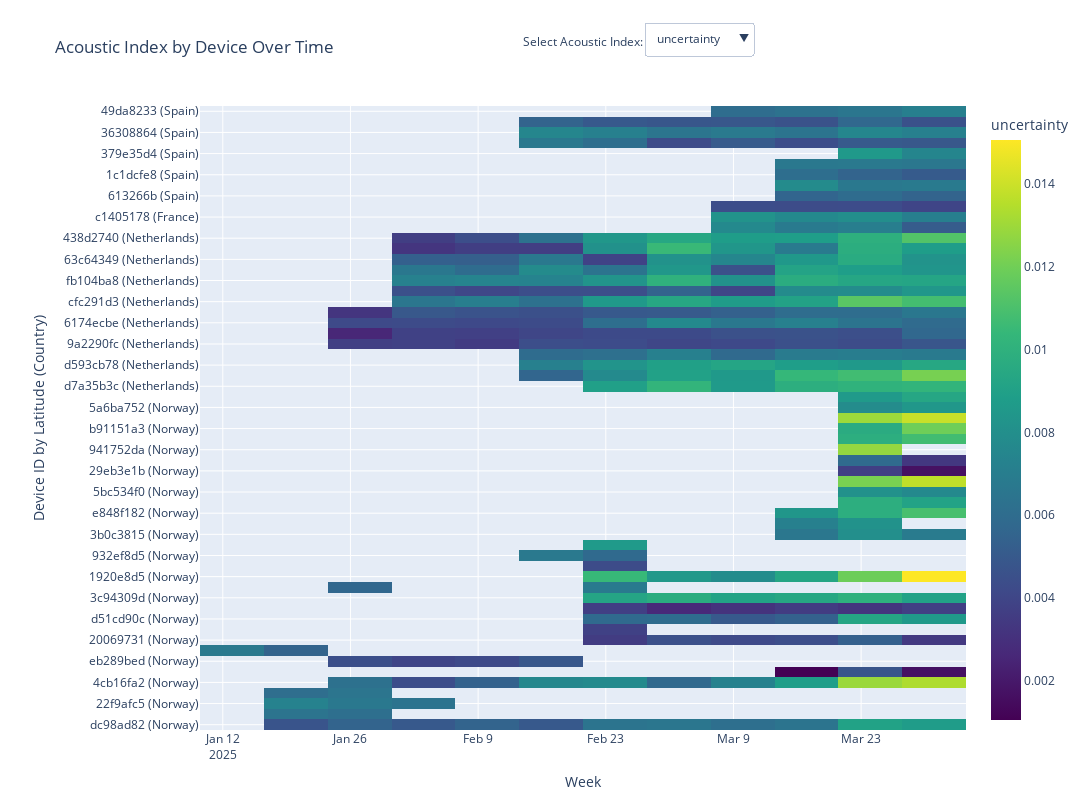

Notebook code cell kept with this figure:
### Code cell
import plotly.graph_objects as go

fig = go.Figure()

# Add a heatmap trace for each acoustic index
acoustic_indices = ['uncertainty', 'ACI', 'ADI', 'BI', 'Hf', 'NDSI', 'EVNspCount']

for i, index in enumerate(acoustic_indices):
    # Create pivot table but keep the ordering by latitude
    pivot_data = agg_df.pivot_table(
        values=index,
        index='device_id',
        columns='week',
        aggfunc='mean'
    )
    
    # Reorder the pivot table rows according to latitude
    pivot_data = pivot_data.reindex(device_labels['device_id'])
    
    # Set visibility
    visible = True if i == 0 else False
    
    # Add trace with ordered labels
    fig.add_trace(
        go.Heatmap(
            z=pivot_data.values,
            x=pivot_data.columns,
            y=device_labels['device_label'],  # Use the labels with country
            colorscale='Viridis',
            visible=visible,
            colorbar=dict(title=index),
            hovertemplate="Device: %{y}<br>Week: %{x}<br>Value: %{z}<extra></extra>"
        )
    )

# Create buttons for dropdown menu
buttons = []
for i, index in enumerate(acoustic_indices):
    button = dict(
        method="update",
        label=index,
        args=[
            {"visible": [j == i for j in range(len(acoustic_indices))]},
            {"title": f"{index} by Device Over Time"}
        ]
    )
    buttons.append(button)

# Add dropdown menu
fig.update_layout(
    updatemenus=[
        dict(
            active=0,
            buttons=buttons,
            direction="down",
            pad={"r": 10, "t": 10},
            showactive=True,
            x=0.58,
            xanchor="left",
            y=1.15,
            yanchor="top"
        )
    ],
    title="Acoustic Index by Device Over Time",
    height=800,
    width=1200,
    xaxis_title="Week",
    yaxis_title="Device ID by Latitude (Country)",
    margin=dict(l=200, r=20, t=100, b=70),  # Increased left margin for longer labels
)

# Add a label for the dropdown
fig.add_annotation(
    text="Select Acoustic Index:",
    x=0.5,
    y=1.12,
    xref="paper",
    yref="paper",
    showarrow=False
)

# Show figure
fig.show()

### Figure 1 — Plotly figure (JSON) as saved in the notebook; plotly's stock layout.template omitted (floating-point values rounded to 4 significant figures; data arrays with more than 128 entries replaced by an {"elided": "..."} marker saying what was removed)
{"data": [{"colorbar": {"title": {"text": "uncertainty"}}, "colorscale": [[0, "#440154"], [0.1111, "#482878"], [0.2222, "#3e4989"], [0.3333, "#31688e"], [0.4444, "#26828e"], [0.5556, "#1f9e89"], [0.6667, "#35b779"], [0.7778, "#6ece58"], [0.8889, "#b5de2b"], [1, "#fde725"]], "hovertemplate": "Device: %{y}<br>Week: %{x}<br>Value: %{z}<extra></extra>", "type": "heatmap", "visible": true, "x": ["2025-01-13", "2025-01-20", "2025-01-27", "2025-02-03", "2025-02-10", "2025-02-17", "2025-02-24", "2025-03-03", "2025-03-10", "2025-03-17", "2025-03-24", "2025-03-31"], "y": ["dc98ad82 (Norway)", "1b36a79e (Norway)", "22f9afc5 (Norway)", "8ac55f2f (Norway)", "4cb16fa2 (Norway)", "c27ff1cf (Norway)", "eb289bed (Norway)", "889bef22 (Norway)", "20069731 (Norway)", "2b0e29ef (Norway)", "d51cd90c (Norway)", "94dc95d8 (Norway)", "3c94309d (Norway)", "6a306e76 (Norway)", "1920e8d5 (Norway)", "3e481576 (Norway)", "932ef8d5 (Norway)", "11d0c4a2 (Norway)", "3b0c3815 (Norway)", "93be5da2 (Norway)", "e848f182 (Norway)", "d642707c (Norway)", "5bc534f0 (Norway)", "c7289269 (Norway)", "29eb3e1b (Norway)", "3e07ce56 (Norway)", "941752da (Norway)", "cdfb50bf (Norway)", "b91151a3 (Norway)", "d88bc03a (Norway)", "5a6ba752 (Norway)", "7e4b3d4f (Norway)", "d7a35b3c (Netherlands)", "f0dc521c (Netherlands)", "d593cb78 (Netherlands)", "498873b2 (Netherlands)", "9a2290fc (Netherlands)", "de594337 (Netherlands)", "6174ecbe (Netherlands)", "8f06b854 (Netherlands)", "cfc291d3 (Netherlands)", "3b425ce9 (Netherlands)", "fb104ba8 (Netherlands)", "44e6e23b (Netherlands)", "63c64349 (Netherlands)", "30d19c18 (Netherlands)", "438d2740 (Netherlands)", "688a86aa (France)", "c1405178 (France)", "6b3c38e6 (France)", "613266b (Spain)", "2d00da80 (Spain)", "1c1dcfe8 (Spain)", "55dc62ae (Spain)", "379e35d4 (Spain)", "b5812468 (Spain)", "36308864 (Spain)", "8e7fead8 (Spain)", "49da8233 (Spain)"], "z": {"elided": "59x12 float values"}}, {"colorbar": {"title": {"text": "ACI"}}, "colorscale": [[0, "#440154"], [0.1111, "#482878"], [0.2222, "#3e4989"], [0.3333, "#31688e"], [0.4444, "#26828e"], [0.5556, "#1f9e89"], [0.6667, "#35b779"], [0.7778, "#6ece58"], [0.8889, "#b5de2b"], [1, "#fde725"]], "hovertemplate": "Device: %{y}<br>Week: %{x}<br>Value: %{z}<extra></extra>", "type": "heatmap", "visible": false, "x": ["2025-01-13", "2025-01-20", "2025-01-27", "2025-02-03", "2025-02-10", "2025-02-17", "2025-02-24", "2025-03-03", "2025-03-10", "2025-03-17", "2025-03-24", "2025-03-31"], "y": ["dc98ad82 (Norway)", "1b36a79e (Norway)", "22f9afc5 (Norway)", "8ac55f2f (Norway)", "4cb16fa2 (Norway)", "c27ff1cf (Norway)", "eb289bed (Norway)", "889bef22 (Norway)", "20069731 (Norway)", "2b0e29ef (Norway)", "d51cd90c (Norway)", "94dc95d8 (Norway)", "3c94309d (Norway)", "6a306e76 (Norway)", "1920e8d5 (Norway)", "3e481576 (Norway)", "932ef8d5 (Norway)", "11d0c4a2 (Norway)", "3b0c3815 (Norway)", "93be5da2 (Norway)", "e848f182 (Norway)", "d642707c (Norway)", "5bc534f0 (Norway)", "c7289269 (Norway)", "29eb3e1b (Norway)", "3e07ce56 (Norway)", "941752da (Norway)", "cdfb50bf (Norway)", "b91151a3 (Norway)", "d88bc03a (Norway)", "5a6ba752 (Norway)", "7e4b3d4f (Norway)", "d7a35b3c (Netherlands)", "f0dc521c (Netherlands)", "d593cb78 (Netherlands)", "498873b2 (Netherlands)", "9a2290fc (Netherlands)", "de594337 (Netherlands)", "6174ecbe (Netherlands)", "8f06b854 (Netherlands)", "cfc291d3 (Netherlands)", "3b425ce9 (Netherlands)", "fb104ba8 (Netherlands)", "44e6e23b (Netherlands)", "63c64349 (Netherlands)", "30d19c18 (Netherlands)", "438d2740 (Netherlands)", "688a86aa (France)", "c1405178 (France)", "6b3c38e6 (France)", "613266b (Spain)", "2d00da80 (Spain)", "1c1dcfe8 (Spain)", "55dc62ae (Spain)", "379e35d4 (Spain)", "b5812468 (Spain)", "36308864 (Spain)", "8e7fead8 (Spain)", "49da8233 (Spain)"], "z": {"elided": "59x12 float values"}}, {"colorbar": {"title": {"text": "ADI"}}, "colorscale": [[0, "#440154"], [0.1111, "#482878"], [0.2222, "#3e4989"], [0.3333, "#31688e"], [0.4444, "#26828e"], [0.5556, "#1f9e89"], [0.6667, "#35b779"], [0.7778, "#6ece58"], [0.8889, "#b5de2b"], [1, "#fde725"]], "hovertemplate": "Device: %{y}<br>Week: %{x}<br>Value: %{z}<extra></extra>", "type": "heatmap", "visible": false, "x": ["2025-01-13", "2025-01-20", "2025-01-27", "2025-02-03", "2025-02-10", "2025-02-17", "2025-02-24", "2025-03-03", "2025-03-10", "2025-03-17", "2025-03-24", "2025-03-31"], "y": ["dc98ad82 (Norway)", "1b36a79e (Norway)", "22f9afc5 (Norway)", "8ac55f2f (Norway)", "4cb16fa2 (Norway)", "c27ff1cf (Norway)", "eb289bed (Norway)", "889bef22 (Norway)", "20069731 (Norway)", "2b0e29ef (Norway)", "d51cd90c (Norway)", "94dc95d8 (Norway)", "3c94309d (Norway)", "6a306e76 (Norway)", "1920e8d5 (Norway)", "3e481576 (Norway)", "932ef8d5 (Norway)", "11d0c4a2 (Norway)", "3b0c3815 (Norway)", "93be5da2 (Norway)", "e848f182 (Norway)", "d642707c (Norway)", "5bc534f0 (Norway)", "c7289269 (Norway)", "29eb3e1b (Norway)", "3e07ce56 (Norway)", "941752da (Norway)", "cdfb50bf (Norway)", "b91151a3 (Norway)", "d88bc03a (Norway)", "5a6ba752 (Norway)", "7e4b3d4f (Norway)", "d7a35b3c (Netherlands)", "f0dc521c (Netherlands)", "d593cb78 (Netherlands)", "498873b2 (Netherlands)", "9a2290fc (Netherlands)", "de594337 (Netherlands)", "6174ecbe (Netherlands)", "8f06b854 (Netherlands)", "cfc291d3 (Netherlands)", "3b425ce9 (Netherlands)", "fb104ba8 (Netherlands)", "44e6e23b (Netherlands)", "63c64349 (Netherlands)", "30d19c18 (Netherlands)", "438d2740 (Netherlands)", "688a86aa (France)", "c1405178 (France)", "6b3c38e6 (France)", "613266b (Spain)", "2d00da80 (Spain)", "1c1dcfe8 (Spain)", "55dc62ae (Spain)", "379e35d4 (Spain)", "b5812468 (Spain)", "36308864 (Spain)", "8e7fead8 (Spain)", "49da8233 (Spain)"], "z": {"elided": "59x12 float values"}}, {"colorbar": {"title": {"text": "BI"}}, "colorscale": [[0, "#440154"], [0.1111, "#482878"], [0.2222, "#3e4989"], [0.3333, "#31688e"], [0.4444, "#26828e"], [0.5556, "#1f9e89"], [0.6667, "#35b779"], [0.7778, "#6ece58"], [0.8889, "#b5de2b"], [1, "#fde725"]], "hovertemplate": "Device: %{y}<br>Week: %{x}<br>Value: %{z}<extra></extra>", "type": "heatmap", "visible": false, "x": ["2025-01-13", "2025-01-20", "2025-01-27", "2025-02-03", "2025-02-10", "2025-02-17", "2025-02-24", "2025-03-03", "2025-03-10", "2025-03-17", "2025-03-24", "2025-03-31"], "y": ["dc98ad82 (Norway)", "1b36a79e (Norway)", "22f9afc5 (Norway)", "8ac55f2f (Norway)", "4cb16fa2 (Norway)", "c27ff1cf (Norway)", "eb289bed (Norway)", "889bef22 (Norway)", "20069731 (Norway)", "2b0e29ef (Norway)", "d51cd90c (Norway)", "94dc95d8 (Norway)", "3c94309d (Norway)", "6a306e76 (Norway)", "1920e8d5 (Norway)", "3e481576 (Norway)", "932ef8d5 (Norway)", "11d0c4a2 (Norway)", "3b0c3815 (Norway)", "93be5da2 (Norway)", "e848f182 (Norway)", "d642707c (Norway)", "5bc534f0 (Norway)", "c7289269 (Norway)", "29eb3e1b (Norway)", "3e07ce56 (Norway)", "941752da (Norway)", "cdfb50bf (Norway)", "b91151a3 (Norway)", "d88bc03a (Norway)", "5a6ba752 (Norway)", "7e4b3d4f (Norway)", "d7a35b3c (Netherlands)", "f0dc521c (Netherlands)", "d593cb78 (Netherlands)", "498873b2 (Netherlands)", "9a2290fc (Netherlands)", "de594337 (Netherlands)", "6174ecbe (Netherlands)", "8f06b854 (Netherlands)", "cfc291d3 (Netherlands)", "3b425ce9 (Netherlands)", "fb104ba8 (Netherlands)", "44e6e23b (Netherlands)", "63c64349 (Netherlands)", "30d19c18 (Netherlands)", "438d2740 (Netherlands)", "688a86aa (France)", "c1405178 (France)", "6b3c38e6 (France)", "613266b (Spain)", "2d00da80 (Spain)", "1c1dcfe8 (Spain)", "55dc62ae (Spain)", "379e35d4 (Spain)", "b5812468 (Spain)", "36308864 (Spain)", "8e7fead8 (Spain)", "49da8233 (Spain)"], "z": {"elided": "59x12 float values"}}, {"colorbar": {"title": {"text": "Hf"}}, "colorscale": [[0, "#440154"], [0.1111, "#482878"], [0.2222, "#3e4989"], [0.3333, "#31688e"], [0.4444, "#26828e"], [0.5556, "#1f9e89"], [0.6667, "#35b779"], [0.7778, "#6ece58"], [0.8889, "#b5de2b"], [1, "#fde725"]], "hovertemplate": "Device: %{y}<br>Week: %{x}<br>Value: %{z}<extra></extra>", "type": "heatmap", "visible": false, "x": ["2025-01-13", "2025-01-20", "2025-01-27", "2025-02-03", "2025-02-10", "2025-02-17", "2025-02-24", "2025-03-03", "2025-03-10", "2025-03-17", "2025-03-24", "2025-03-31"], "y": ["dc98ad82 (Norway)", "1b36a79e (Norway)", "22f9afc5 (Norway)", "8ac55f2f (Norway)", "4cb16fa2 (Norway)", "c27ff1cf (Norway)", "eb289bed (Norway)", "889bef22 (Norway)", "20069731 (Norway)", "2b0e29ef (Norway)", "d51cd90c (Norway)", "94dc95d8 (Norway)", "3c94309d (Norway)", "6a306e76 (Norway)", "1920e8d5 (Norway)", "3e481576 (Norway)", "932ef8d5 (Norway)", "11d0c4a2 (Norway)", "3b0c3815 (Norway)", "93be5da2 (Norway)", "e848f182 (Norway)", "d642707c (Norway)", "5bc534f0 (Norway)", "c7289269 (Norway)", "29eb3e1b (Norway)", "3e07ce56 (Norway)", "941752da (Norway)", "cdfb50bf (Norway)", "b91151a3 (Norway)", "d88bc03a (Norway)", "5a6ba752 (Norway)", "7e4b3d4f (Norway)", "d7a35b3c (Netherlands)", "f0dc521c (Netherlands)", "d593cb78 (Netherlands)", "498873b2 (Netherlands)", "9a2290fc (Netherlands)", "de594337 (Netherlands)", "6174ecbe (Netherlands)", "8f06b854 (Netherlands)", "cfc291d3 (Netherlands)", "3b425ce9 (Netherlands)", "fb104ba8 (Netherlands)", "44e6e23b (Netherlands)", "63c64349 (Netherlands)", "30d19c18 (Netherlands)", "438d2740 (Netherlands)", "688a86aa (France)", "c1405178 (France)", "6b3c38e6 (France)", "613266b (Spain)", "2d00da80 (Spain)", "1c1dcfe8 (Spain)", "55dc62ae (Spain)", "379e35d4 (Spain)", "b5812468 (Spain)", "36308864 (Spain)", "8e7fead8 (Spain)", "49da8233 (Spain)"], "z": {"elided": "59x12 float values"}}, {"colorbar": {"title": {"text": "NDSI"}}, "colorscale": [[0, "#440154"], [0.1111, "#482878"], [0.2222, "#3e4989"], [0.3333, "#31688e"], [0.4444, "#26828e"], [0.5556, "#1f9e89"], [0.6667, "#35b779"], [0.7778, "#6ece58"], [0.8889, "#b5de2b"], [1, "#fde725"]], "hovertemplate": "Device: %{y}<br>Week: %{x}<br>Value: %{z}<extra></extra>", "type": "heatmap", "visible": false, "x": ["2025-01-13", "2025-01-20", "2025-01-27", "2025-02-03", "2025-02-10", "2025-02-17", "2025-02-24", "2025-03-03", "2025-03-10", "2025-03-17", "2025-03-24", "2025-03-31"], "y": ["dc98ad82 (Norway)", "1b36a79e (Norway)", "22f9afc5 (Norway)", "8ac55f2f (Norway)", "4cb16fa2 (Norway)", "c27ff1cf (Norway)", "eb289bed (Norway)", "889bef22 (Norway)", "20069731 (Norway)", "2b0e29ef (Norway)", "d51cd90c (Norway)", "94dc95d8 (Norway)", "3c94309d (Norway)", "6a306e76 (Norway)", "1920e8d5 (Norway)", "3e481576 (Norway)", "932ef8d5 (Norway)", "11d0c4a2 (Norway)", "3b0c3815 (Norway)", "93be5da2 (Norway)", "e848f182 (Norway)", "d642707c (Norway)", "5bc534f0 (Norway)", "c7289269 (Norway)", "29eb3e1b (Norway)", "3e07ce56 (Norway)", "941752da (Norway)", "cdfb50bf (Norway)", "b91151a3 (Norway)", "d88bc03a (Norway)", "5a6ba752 (Norway)", "7e4b3d4f (Norway)", "d7a35b3c (Netherlands)", "f0dc521c (Netherlands)", "d593cb78 (Netherlands)", "498873b2 (Netherlands)", "9a2290fc (Netherlands)", "de594337 (Netherlands)", "6174ecbe (Netherlands)", "8f06b854 (Netherlands)", "cfc291d3 (Netherlands)", "3b425ce9 (Netherlands)", "fb104ba8 (Netherlands)", "44e6e23b (Netherlands)", "63c64349 (Netherlands)", "30d19c18 (Netherlands)", "438d2740 (Netherlands)", "688a86aa (France)", "c1405178 (France)", "6b3c38e6 (France)", "613266b (Spain)", "2d00da80 (Spain)", "1c1dcfe8 (Spain)", "55dc62ae (Spain)", "379e35d4 (Spain)", "b5812468 (Spain)", "36308864 (Spain)", "8e7fead8 (Spain)", "49da8233 (Spain)"], "z": {"elided": "59x12 float values"}}, {"colorbar": {"title": {"text": "EVNspCount"}}, "colorscale": [[0, "#440154"], [0.1111, "#482878"], [0.2222, "#3e4989"], [0.3333, "#31688e"], [0.4444, "#26828e"], [0.5556, "#1f9e89"], [0.6667, "#35b779"], [0.7778, "#6ece58"], [0.8889, "#b5de2b"], [1, "#fde725"]], "hovertemplate": "Device: %{y}<br>Week: %{x}<br>Value: %{z}<extra></extra>", "type": "heatmap", "visible": false, "x": ["2025-01-13", "2025-01-20", "2025-01-27", "2025-02-03", "2025-02-10", "2025-02-17", "2025-02-24", "2025-03-03", "2025-03-10", "2025-03-17", "2025-03-24", "2025-03-31"], "y": ["dc98ad82 (Norway)", "1b36a79e (Norway)", "22f9afc5 (Norway)", "8ac55f2f (Norway)", "4cb16fa2 (Norway)", "c27ff1cf (Norway)", "eb289bed (Norway)", "889bef22 (Norway)", "20069731 (Norway)", "2b0e29ef (Norway)", "d51cd90c (Norway)", "94dc95d8 (Norway)", "3c94309d (Norway)", "6a306e76 (Norway)", "1920e8d5 (Norway)", "3e481576 (Norway)", "932ef8d5 (Norway)", "11d0c4a2 (Norway)", "3b0c3815 (Norway)", "93be5da2 (Norway)", "e848f182 (Norway)", "d642707c (Norway)", "5bc534f0 (Norway)", "c7289269 (Norway)", "29eb3e1b (Norway)", "3e07ce56 (Norway)", "941752da (Norway)", "cdfb50bf (Norway)", "b91151a3 (Norway)", "d88bc03a (Norway)", "5a6ba752 (Norway)", "7e4b3d4f (Norway)", "d7a35b3c (Netherlands)", "f0dc521c (Netherlands)", "d593cb78 (Netherlands)", "498873b2 (Netherlands)", "9a2290fc (Netherlands)", "de594337 (Netherlands)", "6174ecbe (Netherlands)", "8f06b854 (Netherlands)", "cfc291d3 (Netherlands)", "3b425ce9 (Netherlands)", "fb104ba8 (Netherlands)", "44e6e23b (Netherlands)", "63c64349 (Netherlands)", "30d19c18 (Netherlands)", "438d2740 (Netherlands)", "688a86aa (France)", "c1405178 (France)", "6b3c38e6 (France)", "613266b (Spain)", "2d00da80 (Spain)", "1c1dcfe8 (Spain)", "55dc62ae (Spain)", "379e35d4 (Spain)", "b5812468 (Spain)", "36308864 (Spain)", "8e7fead8 (Spain)", "49da8233 (Spain)"], "z": {"elided": "59x12 float values"}}], "layout": {"annotations": [{"showarrow": false, "text": "Select Acoustic Index:", "x": 0.5, "xref": "paper", "y": 1.12, "yref": "paper"}], "height": 800, "margin": {"b": 70, "l": 200, "r": 20, "t": 100}, "title": {"text": "Acoustic Index by Device Over Time"}, "updatemenus": [{"active": 0, "buttons": [{"args": [{"visible": [true, false, false, false, false, false, false]}, {"title": "uncertainty by Device Over Time"}], "label": "uncertainty", "method": "update"}, {"args": [{"visible": [false, true, false, false, false, false, false]}, {"title": "ACI by Device Over Time"}], "label": "ACI", "method": "update"}, {"args": [{"visible": [false, false, true, false, false, false, false]}, {"title": "ADI by Device Over Time"}], "label": "ADI", "method": "update"}, {"args": [{"visible": [false, false, false, true, false, false, false]}, {"title": "BI by Device Over Time"}], "label": "BI", "method": "update"}, {"args": [{"visible": [false, false, false, false, true, false, false]}, {"title": "Hf by Device Over Time"}], "label": "Hf", "method": "update"}, {"args": [{"visible": [false, false, false, false, false, true, false]}, {"title": "NDSI by Device Over Time"}], "label": "NDSI", "method": "update"}, {"args": [{"visible": [false, false, false, false, false, false, true]}, {"title": "EVNspCount by Device Over Time"}], "label": "EVNspCount", "method": "update"}], "direction": "down", "pad": {"r": 10, "t": 10}, "showactive": true, "x": 0.58, "xanchor": "left", "y": 1.15, "yanchor": "top"}], "width": 1200, "xaxis": {"title": {"text": "Week"}}, "yaxis": {"title": {"text": "Device ID by Latitude (Country)"}}}}
